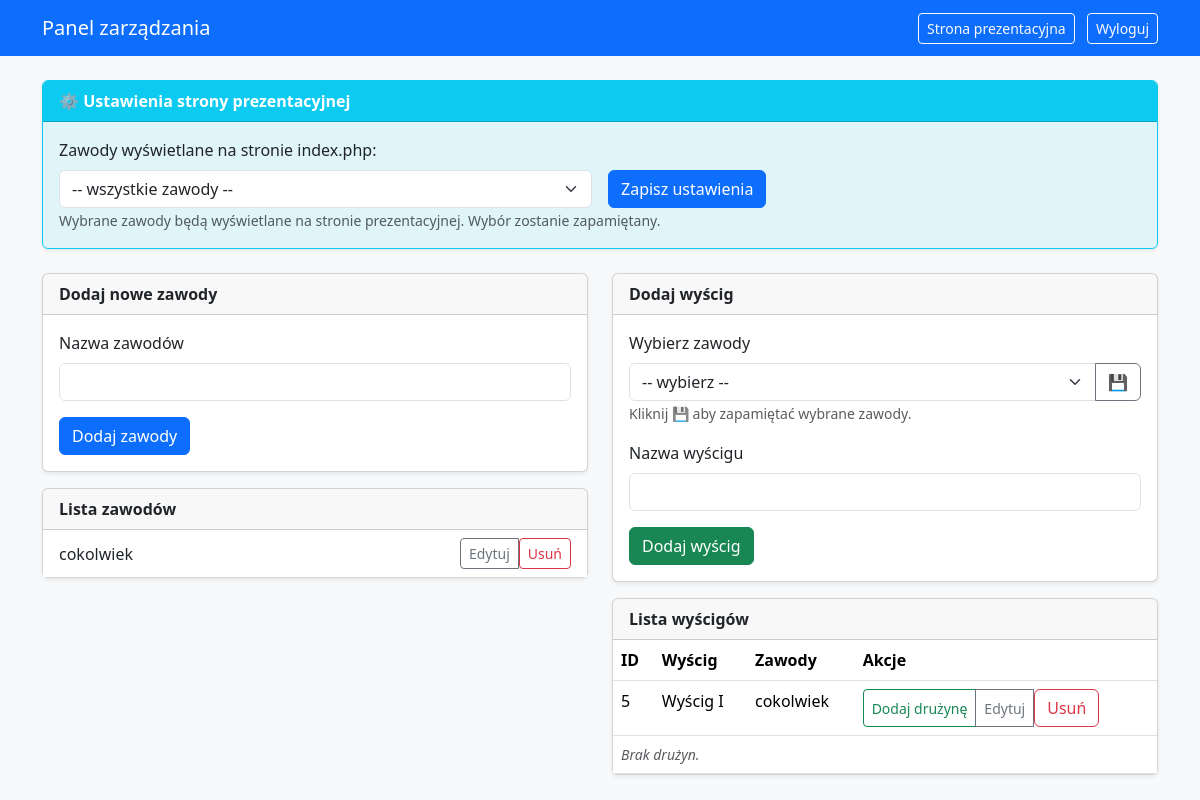
/management.php (signed in), run on an earlier commit of the app's database.
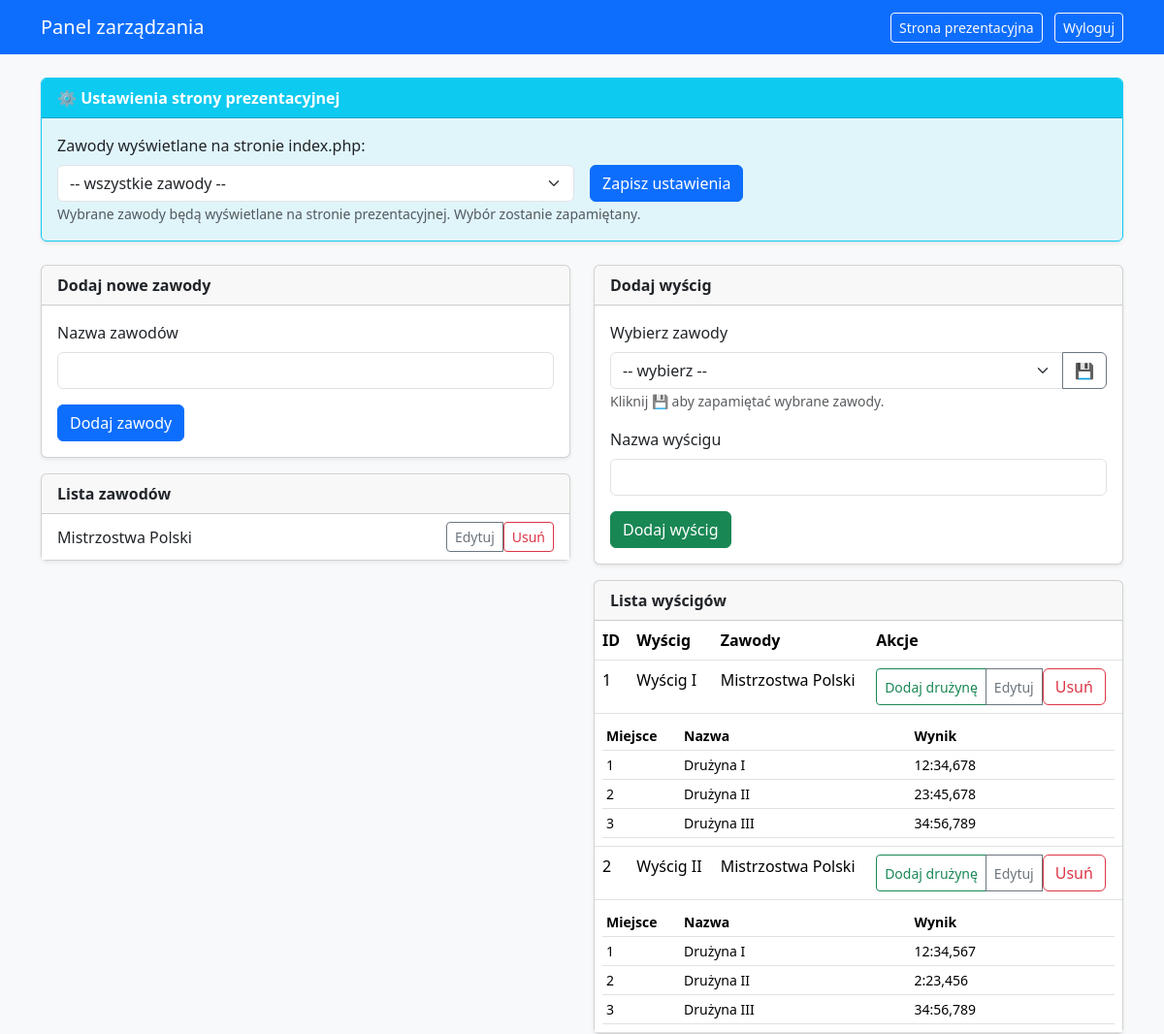
And on a later commit of the database.
### tables this page shows
CREATE TABLE IF NOT EXISTS `zawody` (
  `id` int(11) NOT NULL AUTO_INCREMENT,
  `nazwa` text NOT NULL,
  PRIMARY KEY (`id`)
);

CREATE TABLE IF NOT EXISTS `wyscigi` (
  `id` int(11) NOT NULL AUTO_INCREMENT,
  `id_zawodow` int(11) NOT NULL,
  `nazwa` text NOT NULL,
  PRIMARY KEY (`id`),
  KEY `idx_id_zawodow` (`id_zawodow`)
);

CREATE TABLE IF NOT EXISTS `druzyny` (
  `id` int(11) NOT NULL AUTO_INCREMENT,
  `nazwa` text NOT NULL,
  `wynik` varchar(16) DEFAULT NULL,
  `miejsce` int(11) NOT NULL,
  `id_wyscigu` int(11) NOT NULL,
  PRIMARY KEY (`id`),
  KEY `idx_id_wyscigu` (`id_wyscigu`)
);

### management.php (the view, shortened to what this page needs)
<?php
require_once "config.php";
$zawody = [];
$res = $conn->query("SELECT id, nazwa FROM zawody ORDER BY id ASC");
if ($res) {
    while ($r = $res->fetch_assoc()) $zawody[] = $r;
}
$wyscigi = [];
$res2 = $conn->query("
    SELECT w.id AS id, w.nazwa AS nazwa_w, w.id_zawodow, z.nazwa AS nazwa_z
    FROM wyscigi w
    LEFT JOIN zawody z ON w.id_zawodow = z.id
    ORDER BY w.id ASC
");
if ($res2) {
    while ($r = $res2->fetch_assoc()) $wyscigi[] = $r;
}
$druzyny_by_wyscig = [];
$res3 = $conn->query("SELECT id, nazwa, wynik, miejsce, id_wyscigu FROM druzyny ORDER BY id_wyscigu ASC, miejsce ASC");
if ($res3) {
    while ($row = $res3->fetch_assoc()) {
        $idw = (int)$row['id_wyscigu'];
        if (!isset($druzyny_by_wyscig[$idw])) $druzyny_by_wyscig[$idw] = [];
        $druzyny_by_wyscig[$idw][] = $row;
    }
}
?>
<!DOCTYPE html>
<html lang="pl">
<head>
    <link href="https://cdn.jsdelivr.net/npm/bootstrap@5.3.2/dist/css/bootstrap.min.css" rel="stylesheet">
</head>
<body class="bg-light">
<nav class="navbar navbar-expand-lg navbar-dark bg-primary mb-4">
    <div class="container">
        <a class="navbar-brand" href="#">Panel zarządzania</a>
        <div class="ms-auto">
            <a href="index.php" class="btn btn-outline-light btn-sm me-2" target="_blank">Strona prezentacyjna</a>
            <form method="post" action="logout.php" class="d-inline">
                <button class="btn btn-outline-light btn-sm" type="submit">Wyloguj</button>
            </form>
        </div>
    </div>
</nav>
<div class="container">
    <div class="row mb-4">
        <div class="col-12">
            <div class="card shadow-sm bg-info bg-opacity-10 border-info">
                <div class="card-header bg-info text-white">
                    <strong>⚙️ Ustawienia strony prezentacyjnej</strong>
                </div>
                <div class="card-body">
                    <form method="post" class="row g-3 align-items-end">
                        <div class="col-md-6">
                            <label class="form-label">Zawody wyświetlane na stronie index.php:</label>
                            <select name="zawody_prezentacyjne" class="form-select" required>
                                <option value="">-- wszystkie zawody --</option>
                            </select>
                        </div>
                        <div class="col-md-6">
                            <button type="submit" class="btn btn-primary">Zapisz ustawienia</button>
                        </div>
                    </form>
                    <small class="text-muted">Wybrane zawody będą wyświetlane na stronie prezentacyjnej. Wybór zostanie zapamiętany.</small>
                </div>
            </div>
        </div>
    </div>
    <div class="row gy-4">
        <div class="col-md-6">
            <div class="card shadow-sm">
                <div class="card-header">
                    <strong>Dodaj nowe zawody</strong>
                </div>
                <div class="card-body">
                    <form method="post">
                        <div class="mb-3">
                            <label class="form-label">Nazwa zawodów</label>
                            <input type="text" name="nazwa_zawodow" class="form-control" required>
                        </div>
                        <button class="btn btn-primary">Dodaj zawody</button>
                    </form>
                </div>
            </div>
            <div class="card shadow-sm mt-3">
                <div class="card-header">
                    <strong>Lista zawodów</strong>
                </div>
                <div class="card-body p-0">
                    <?php if (count($zawody) === 0): ?>
                        <div class="p-3">Brak zawodów.</div>
                    <?php else: ?>
                        <div class="list-group list-group-flush">
                            <?php foreach ($zawody as $z): ?>
                                <div class="list-group-item d-flex justify-content-between align-items-center zawody-item"
                                     data-id="<?php echo (int)$z['id']; ?>">
                                    <div class="zawody-nazwa"><?php echo htmlspecialchars($z['nazwa']); ?></div>
                                    <div class="btn-group">
                                        <button type="button"
                                                class="btn btn-sm btn-outline-secondary"
                                                data-bs-toggle="modal"
                                                data-bs-target="#editZawodyModal"
                                                data-id="<?php echo (int)$z['id']; ?>"
                                                data-nazwa="<?php echo htmlspecialchars($z['nazwa'], ENT_QUOTES); ?>">
                                            Edytuj
                                        </button>
                                        <form method="post" style="display:inline;" onsubmit="return confirm('Usunąć zawody?');">
                                            <button class="btn btn-sm btn-outline-danger" type="submit">Usuń</button>
                                        </form>
                                    </div>
                                </div>
                            <?php endforeach; ?>
                        </div>
                    <?php endif; ?>
                </div>
            </div>
        </div>
        <div class="col-md-6">
            <div class="card shadow-sm">
                <div class="card-header"><strong>Dodaj wyścig</strong></div>
                <div class="card-body">
                    <form method="post" id="formAddWyscig">
                        <div class="mb-3">
                            <label class="form-label">Wybierz zawody</label>
                            <div class="input-group">
                                <select name="id_zawodow" class="form-select" id="selectIdZawodow" required>
                                    <option value="">-- wybierz --</option>
                                </select>
                                <button type="button" class="btn btn-outline-secondary" id="btnZapamietajZawody" title="Zapamiętaj wybór tej opcji">💾</button>
                            </div>
                            <small class="text-muted">Kliknij 💾 aby zapamiętać wybrane zawody.</small>
                        </div>
                        <div class="mb-3">
                            <label class="form-label">Nazwa wyścigu</label>
                            <input type="text" name="nazwa_wyscigu" class="form-control" required>
                        </div>
                        <button class="btn btn-success">Dodaj wyścig</button>
                    </form>
                </div>
            </div>
            <div class="card shadow-sm mt-3">
                <div class="card-header"><strong>Lista wyścigów</strong></div>
                <div class="card-body p-0">
                    <?php if (count($wyscigi) === 0): ?>
                        <div class="p-3">Brak wyścigów.</div>
                    <?php else: ?>
                        <table class="table mb-0">
                            <thead>
                            <tr>
                                <th>ID</th>
                                <th>Wyścig</th>
                                <th>Zawody</th>
                                <th>Akcje</th>
                            </tr>
                            </thead>
                            <tbody>
                            <?php foreach ($wyscigi as $w): ?>
                                <tr class="wyscig-row" data-id="<?php echo (int)$w['id']; ?>" data-zawody="<?php echo (int)$w['id_zawodow']; ?>">
                                    <td><?php echo (int)$w['id']; ?></td>
                                    <td><?php echo htmlspecialchars($w['nazwa_w']); ?></td>
                                    <td><?php echo htmlspecialchars(isset($w['nazwa_z']) ? $w['nazwa_z'] : '—'); ?></td>
                                    <td>
                                        <div class="btn-group btn-group-sm">
                                            <button type="button"
                                                    class="btn btn-outline-success"
                                                    data-bs-toggle="modal"
                                                    data-bs-target="#addDruzynaModal"
                                                    data-id="<?php echo (int)$w['id']; ?>"
                                                    data-wyscignazwa="<?php echo htmlspecialchars($w['nazwa_w'], ENT_QUOTES); ?>">
                                                Dodaj drużynę
                                            </button>
                                            <button type="button"
                                                    class="btn btn-outline-secondary"
                                                    data-bs-toggle="modal"
                                                    data-bs-target="#editWyscigModal"
                                                    data-id="<?php echo (int)$w['id']; ?>"
                                                    data-nazwa="<?php echo htmlspecialchars($w['nazwa_w'], ENT_QUOTES); ?>"
                                                    data-idz="<?php echo (int)$w['id_zawodow']; ?>">
                                                Edytuj
                                            </button>
                                            <form method="post" style="display:inline;" onsubmit="return confirm('Usunąć wyścig?');">
                                                <button class="btn btn-outline-danger" type="submit">Usuń</button>
                                            </form>
                                        </div>
                                    </td>
                                </tr>
                                <tr class="teams-row" data-wyscig="<?php echo (int)$w['id']; ?>">
                                    <td colspan="4" class="small text-muted">
                                        <?php
                                        $teams = isset($druzyny_by_wyscig[(int)$w['id']]) ? $druzyny_by_wyscig[(int)$w['id']] : [];
                                        if (count($teams) === 0) {
                                            echo '<em>Brak drużyn.</em>';
                                        } else {
                                            echo '<table class="table table-sm mb-0">';
                                            echo '<thead><tr><th style="width:80px">Miejsce</th><th>Nazwa</th><th>Wynik</th></tr></thead>';
                                            echo '<tbody>';
                                            foreach ($teams as $t) {
                                                $team_id = (int)$t['id'];
                                                $wynik = $t['wynik'];
                                                $miejsce = (int)$t['miejsce'];
                                                $nazwa_t = htmlspecialchars($t['nazwa']);
                                                echo '<tr class="team-editable" data-team-id="' . $team_id . '" data-team-name="' . $nazwa_t . '" data-team-wynik="' . htmlspecialchars($wynik) . '" data-team-miejsce="' . $miejsce . '" data-team-wyscig="' . (int)$t['id_wyscigu'] . '">';
                                                echo '<td>' . $miejsce . '</td>';
                                                echo '<td>' . $nazwa_t . '</td>';
                                                echo '<td>' . ($wynik !== null && $wynik !== '' ? htmlspecialchars($wynik) : '—') . '</td>';
                                                echo '</tr>';
                                            }
                                            echo '</tbody></table>';
                                        }
                                        ?>
                                    </td>
                                </tr>
                            <?php endforeach; ?>
                            </tbody>
                        </table>
                    <?php endif; ?>
                </div>
            </div>
        </div>
    </div>
</div>
</body>
</html>

### management.php (style rules this page uses)
.zawody-item { cursor: pointer; }
.teams-row table { margin-bottom: 0; }
.team-editable { cursor: pointer; }

What changed in the data, as far as the page shows it:
removed zawody: nazwa "cokolwiek"
removed wyscigi: id "5", nazwa "Wyścig I", id_zawodow.nazwa "cokolwiek", shows "Brak drużyn."
added zawody: nazwa "Mistrzostwa Polski"
added wyscigi: id "1", nazwa "Wyścig I", id_zawodow.nazwa "Mistrzostwa Polski"
added druzyny: miejsce "1", nazwa "Drużyna I", wynik "12:34,678"
added druzyny: miejsce "2", nazwa "Drużyna II", wynik "23:45,678", shown under "1"
added druzyny: miejsce "3", nazwa "Drużyna III", wynik "34:56,789", shown under "1"
added wyscigi: id "2", nazwa "Wyścig II", id_zawodow.nazwa "Mistrzostwa Polski"
added druzyny: miejsce "1", nazwa "Drużyna I", wynik "12:34,567", shown under "2"
added druzyny: miejsce "2", nazwa "Drużyna II", wynik "2:23,456"
added druzyny: miejsce "3", nazwa "Drużyna III", wynik "34:56,789", shown under "2"
